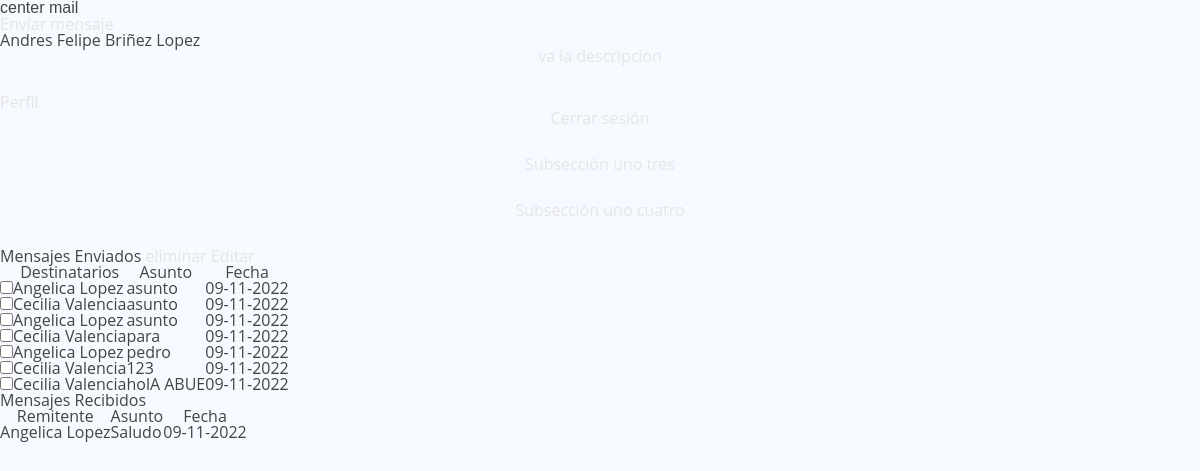
/ (signed in), run on the app's committed database.
### tables this page shows
CREATE TABLE mensajes (mensajeID INTEGER PRIMARY KEY UNIQUE NOT NULL, asunto CHAR, mensaje CHAR, fecha CHAR, "from" CHAR, "to" INTEGER);

CREATE TABLE usuarios (id INTEGER PRIMARY KEY UNIQUE NOT NULL, name CHAR NOT NULL, password CHAR NOT NULL, correo CHAR NOT NULL);

### app.py (the view)
@app.route('/',methods=['GET','POST'])
def inicio():
    if 'id' in session:
        userName=session['userName']
        print(userName)
        print(session['id'])
        Enviados=DB.MensajesEnviados(userName)
        Recibidos=DB.MensajesRecibidos(userName)
        print(Enviados)
        print(Recibidos)
        return render_template('index.html',messagesEnd=Enviados,messagesRecibidos=Recibidos)
    else:
        return render_template('accesoDenegado.html')

### controller.py (called while the page is built)
def conexionDB():
    try:
        con =sql.connect('DB.db')
        print('Conexion exitosa')
        return con
    except Exception as error:
        print("Error Conexión",error )

def ejecutarSentenciaSQL(sql):
    try:
        conexion=conexionDB()
        cursor=conexion.cursor()#  cursor el cual es el que ejecuta las consultas sql
        cursor.execute(sql) # ejecuta la sentencia
        print('Sentencia ejecutada')
        conexion.commit() # realiza la sentencia sql
        resultado=cursor.fetchall()
        return resultado
    except Exception as e:
        print("Error al ejecutar la sentencia: " + str(e))
        return False

def MensajesEnviados(origen):
    try:
        sql= "SELECT \"mensajeID\", u.\"name\",asunto,fecha FROM mensajes m  JOIN usuarios u ON m.\"to\"  = u.id WHERE \"from\" = '"+origen+"' ORDER BY fecha DESC ;"
        print(sql)
        resultado=ejecutarSentenciaSQL(sql)
        print(resultado)
        if (len(resultado)>0):
            return resultado # existen mensajes
        else :
            return 'no mensajes' # no hay mensajes
    except Exception as e:
        print("Error al traer los datos: " + str(e))

def MensajesRecibidos(origen):
    try:
        sql= "SELECT \"mensajeID\",\"from\",asunto,fecha,u.\"name\" FROM mensajes m  JOIN usuarios u ON m.\"to\"  = u.id WHERE \"name\" = '"+origen+"' ORDER BY fecha DESC ;"
        print(sql)
        resultado= ejecutarSentenciaSQL(sql)
        print(resultado)
        if (len(resultado)>0):
            return resultado # existe
        else :
            return 'no mensajes' # no existe
    except Exception as e:
        print("Error al traer los datos: " + str(e))

### templates/index.html (shortened to what this page needs)
{%extends 'base.html'%}
{% block style %}<link rel="stylesheet" href="/static/css/index.css" />{% endblock %}>
{% block body %}
    <nav>
        <h1>center mail</h1>
        <a href="{{url_for('sendMessage')}}">Envíar mensaje</a>
        <div id="navegador">
            <ul>
              <li  id="seccion1"onmouseover="ver(1)" onmouseout="ocultar(1)">{{session['userName']}}</a>
                <div id="subseccion1">
                <div><p>va la descripcion</p></div>
                <a href="{{url_for('profile',id=session['id'])}}">Perfil</a>
                <p><a  id="logout"> Cerrar sesión</a></p>
                <p><a href="#"> Subsección uno tres</a></p>
                <p><a href="#"> Subsección uno cuatro</a></p>
                </div>
              </li>
            </ul>
          </div>
    </nav>
    {% if messagesEnd != 'no mensajes' %}
        <caption>Mensajes Enviados</caption>
        <a class="btnEliminar" href="">eliminar</a>
        <a class="btnEditar" href="">Editar</a>
         <table>
            <thead>
                <tr>
                    <th></th>
                    <th>Destinatarios</th>
                    <th>Asunto</th>
                    <th>Fecha</th>
                </tr>
            </thead>
            <tbody>
        {% for message in messagesEnd %}
            <tr>
                <td><input class="checkbox" type="checkbox" name="message" value="{{message[0]}}"></td>
                <td>{{message[1]}}</td>
                <td>{{message[2]}}</td>
                <td>{{message[3]}}</td>
            </tr>
        {% endfor %}
            </tbody>
        </table>
    {% else %}
        <p>No hay mensajes enviados</p>
    {% endif %}
    {% if messagesRecibidos != 'no mensajes' %}
    <caption>Mensajes Recibidos</caption>
    <table>
        <thead>
            <tr>
                <th>Remitente</th>
                <th>Asunto</th>
                <th>Fecha</th>
            </tr>
        </thead>
        <tbody>
    {% for message in messagesRecibidos %}
        <tr>
            <td>{{message[1]}}</td>
            <td>{{message[2]}}</td>
            <td>{{message[3]}}</td>
        </tr>
    {% endfor %}
        </tbody>
    </table>
{% else %}
    <p>No hay mensajes recibidos</p>
{% endif %}
{% endblock %}

### static/css/base.css (style rules this page uses)
body { background: #E5E5E5; font-family: 'Lexend Deca'; }

### static/css/style.css (style rules this page uses)
:root { scroll-behavior: smooth; }
body { font-family: "Open Sans", sans-serif; background: #f6f9ff; color: #444444; }
a { color: #4154f1; text-decoration: none; }
h1, h2, h3, h4, h5, h6 { font-family: "Nunito", sans-serif; }

### static/css/index.css (style rules this page uses)
p { text-align: center; color: #E5E5E5; margin-bottom: 30px; font-weight: 500; }
a { text-decoration: none; color: #E5E5E5; }

### data on the page
mensajes: name "Angelica Lopez", asunto "asunto", fecha "09-11-2022"
mensajes: name "Cecilia Valencia", asunto "asunto", fecha "09-11-2022"
mensajes: name "Angelica Lopez", asunto "asunto", fecha "09-11-2022"
mensajes: name "Cecilia Valencia", asunto "para", fecha "09-11-2022"
mensajes: name "Angelica Lopez", asunto "pedro", fecha "09-11-2022"
mensajes: name "Cecilia Valencia", asunto "123", fecha "09-11-2022"
mensajes: name "Cecilia Valencia", asunto "holA ABUE", fecha "09-11-2022"
mensajes: from "Angelica Lopez", asunto "Saludo", fecha "09-11-2022"

### other printed values
{{ session['userName'] }} "Andres Felipe Briñez Lopez"
